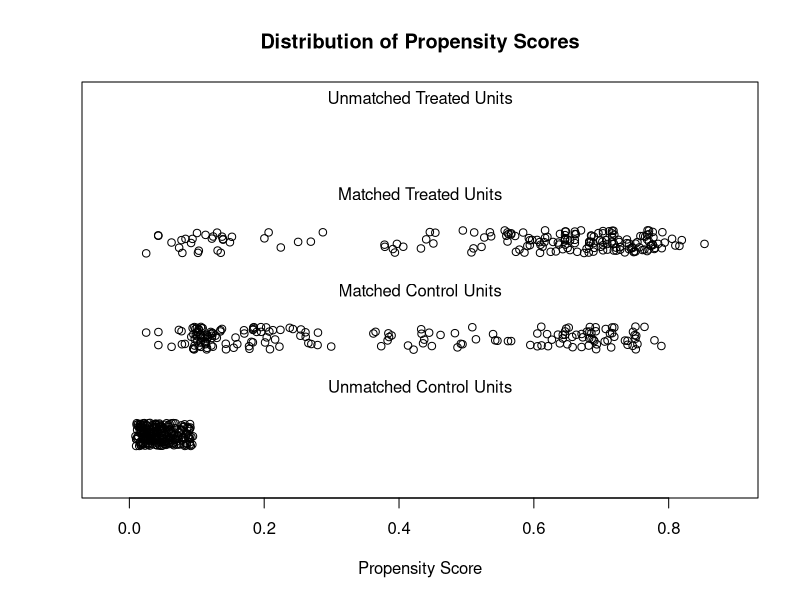
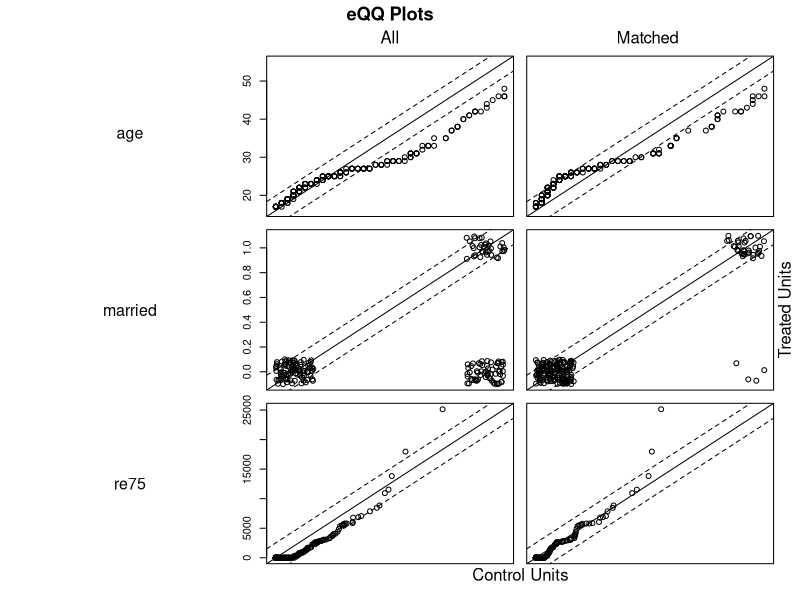

These charts were generated, in order, by the following R code: (Note: this script raises an error after producing the figures.)
## ---- chunk 1
knitr::opts_chunk$set(echo = TRUE, message = FALSE,
                      fig.width=7, fig.height=5)
options(width = 200)
## ---- chunk 2
library("MatchIt")
data("lalonde")

head(lalonde)
## ---- chunk 3
m.out1 <- matchit(treat ~ age + educ + race + married + 
                   nodegree + re74 + re75, data = lalonde,
                 method = "nearest", distance = "glm")

## ---- chunk 4
m.out1
## ---- chunk 5
summary(m.out1)
## ---- chunk 6
plot(m.out1, type = "jitter", interactive = FALSE)
## ---- chunk 7
plot(m.out1, type = "qq", interactive = FALSE,
     which.xs = c("age", "married", "re75"))
## ---- chunk 8
m.out2 <- matchit(treat ~ age + educ + race + married + 
                   nodegree + re74 + re75, data = lalonde,
                 method = "full", distance = "glm", link = "probit")
m.out2
## ---- chunk 9
summary(m.out2)
## ---- chunk 10
plot(summary(m.out2))
## ---- chunk 11
m.data1 <- match.data(m.out1)

head(m.data1)
## ---- chunk 12
library("lmtest") #coeftest
library("sandwich") #vcovHC

fit1 <- lm(re78 ~ treat + age + educ + race + married + nodegree + 
             re74 + re75, data = m.data1)

coeftest(fit1, vcov. = vcovHC)
## ---- chunk 13
m.data2 <- match.data(m.out2)

fit2 <- lm(re78 ~ treat + age + educ + race + married + nodegree + 
             re74 + re75, data = m.data2, weights = weights)

coeftest(fit2, vcov. = vcovHC)
